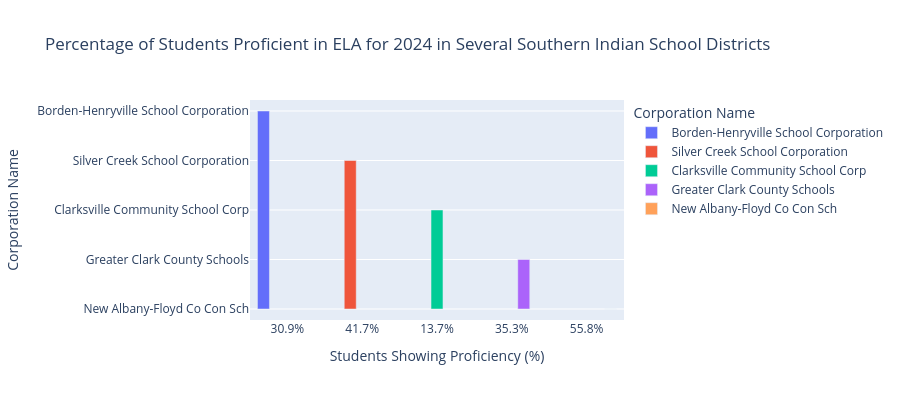

The notebook cell saved with this chart:
### Code cell
# Create a bar graph to display average ppsf
emsci_fig = px.bar(ilearnG3df, x='', y='Corporation Name', color='Corporation Name', barmode='group',
             title='Percentage of Students Proficient in ELA for 2024 in Several Southern Indian School Districts',
             labels={'Corp Name': 'School Distric', 'ELA Proficient %': 'Students Showing Proficiency (%)'},
             height=400)

emsci_fig.show()

### Figure 1 — Plotly figure (JSON) as saved in the notebook; plotly's stock layout.template omitted (floating-point values rounded to 4 significant figures)
{"data": [{"alignmentgroup": "True", "hovertemplate": "Corporation Name=%{y}<br>Students Showing Proficiency (%)=%{x}<extra></extra>", "legendgroup": "Borden-Henryville School Corporation", "marker": {"color": "#636efa", "pattern": {"shape": ""}}, "name": "Borden-Henryville School Corporation", "offsetgroup": "Borden-Henryville School Corporation", "orientation": "v", "showlegend": true, "textposition": "auto", "type": "bar", "x": ["30.9%"], "xaxis": "x", "y": ["Borden-Henryville School Corporation"], "yaxis": "y"}, {"alignmentgroup": "True", "hovertemplate": "Corporation Name=%{y}<br>Students Showing Proficiency (%)=%{x}<extra></extra>", "legendgroup": "Silver Creek School Corporation", "marker": {"color": "#EF553B", "pattern": {"shape": ""}}, "name": "Silver Creek School Corporation", "offsetgroup": "Silver Creek School Corporation", "orientation": "v", "showlegend": true, "textposition": "auto", "type": "bar", "x": ["41.7%"], "xaxis": "x", "y": ["Silver Creek School Corporation"], "yaxis": "y"}, {"alignmentgroup": "True", "hovertemplate": "Corporation Name=%{y}<br>Students Showing Proficiency (%)=%{x}<extra></extra>", "legendgroup": "Clarksville Community School Corp", "marker": {"color": "#00cc96", "pattern": {"shape": ""}}, "name": "Clarksville Community School Corp", "offsetgroup": "Clarksville Community School Corp", "orientation": "v", "showlegend": true, "textposition": "auto", "type": "bar", "x": ["13.7%"], "xaxis": "x", "y": ["Clarksville Community School Corp"], "yaxis": "y"}, {"alignmentgroup": "True", "hovertemplate": "Corporation Name=%{y}<br>Students Showing Proficiency (%)=%{x}<extra></extra>", "legendgroup": "Greater Clark County Schools", "marker": {"color": "#ab63fa", "pattern": {"shape": ""}}, "name": "Greater Clark County Schools", "offsetgroup": "Greater Clark County Schools", "orientation": "v", "showlegend": true, "textposition": "auto", "type": "bar", "x": ["35.3%"], "xaxis": "x", "y": ["Greater Clark County Schools"], "yaxis": "y"}, {"alignmentgroup": "True", "hovertemplate": "Corporation Name=%{y}<br>Students Showing Proficiency (%)=%{x}<extra></extra>", "legendgroup": "New Albany-Floyd Co Con Sch", "marker": {"color": "#FFA15A", "pattern": {"shape": ""}}, "name": "New Albany-Floyd Co Con Sch", "offsetgroup": "New Albany-Floyd Co Con Sch", "orientation": "v", "showlegend": true, "textposition": "auto", "type": "bar", "x": ["55.8%"], "xaxis": "x", "y": ["New Albany-Floyd Co Con Sch"], "yaxis": "y"}], "layout": {"barmode": "group", "height": 400, "legend": {"title": {"text": "Corporation Name"}, "tracegroupgap": 0}, "title": {"text": "Percentage of Students Proficient in ELA for 2024 in Several Southern Indian School Districts"}, "xaxis": {"anchor": "y", "domain": [0, 1], "title": {"text": "Students Showing Proficiency (%)"}}, "yaxis": {"anchor": "x", "categoryarray": ["New Albany-Floyd Co Con Sch", "Greater Clark County Schools", "Clarksville Community School Corp", "Silver Creek School Corporation", "Borden-Henryville School Corporation"], "categoryorder": "array", "domain": [0, 1], "title": {"text": "Corporation Name"}}}}
